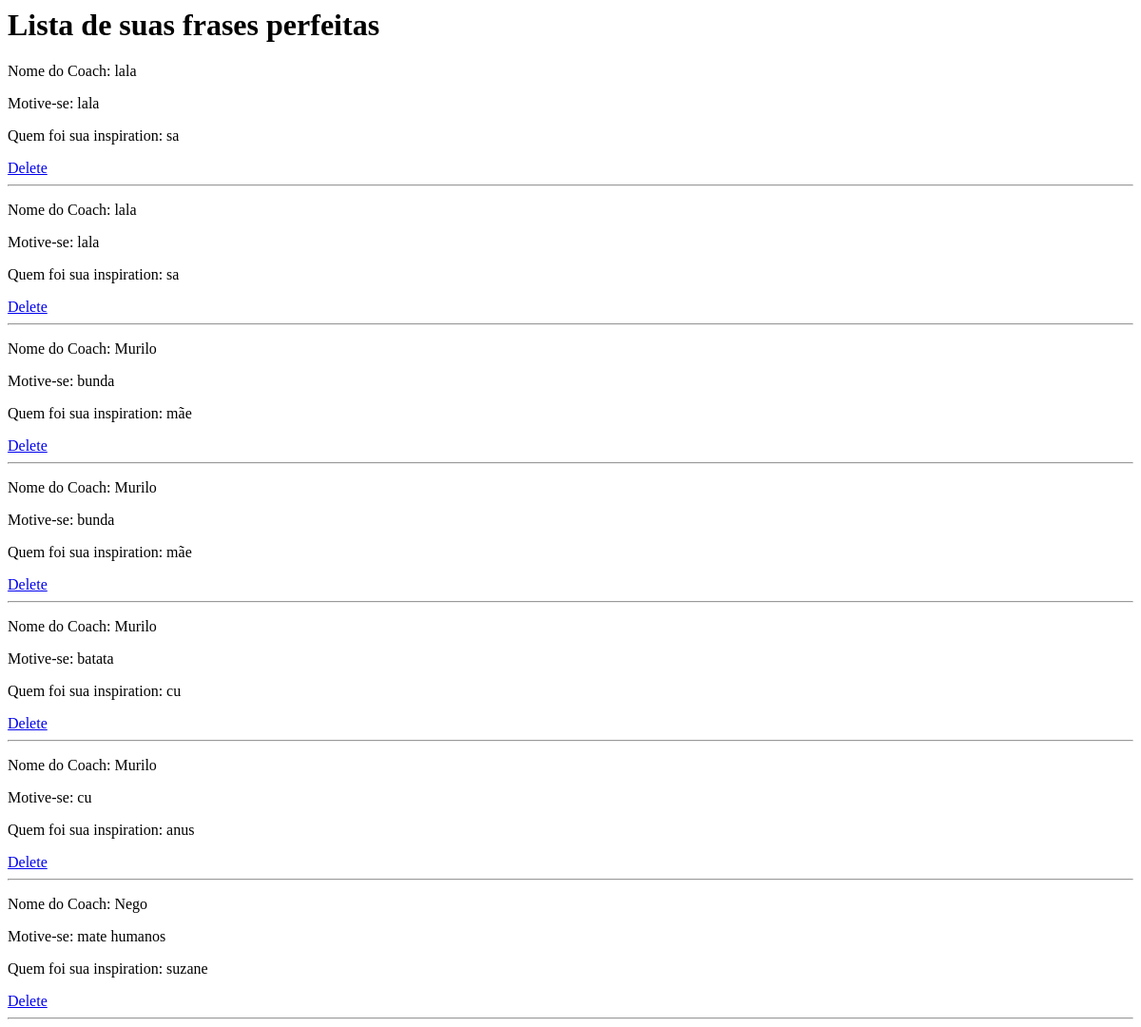
The page /listar/coachs on the database as committed earlier.
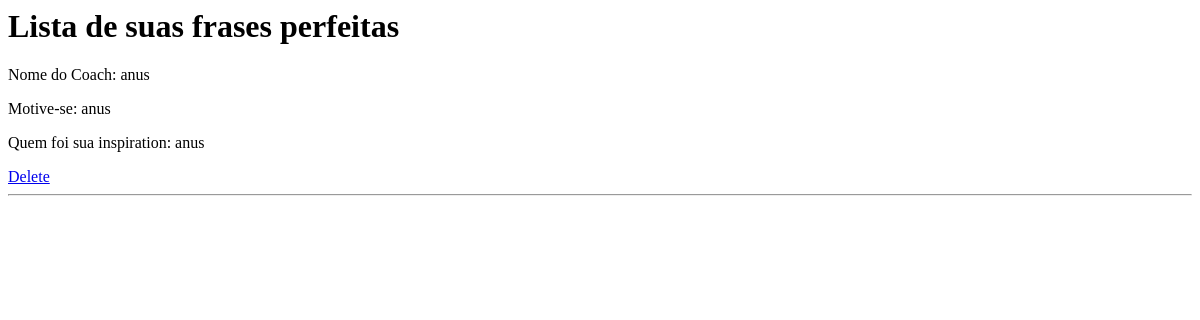
The same page on the database as committed later.
### website/models.py (models this page shows)
class Coach(models.Model):
    nome = models.CharField(max_length=255, verbose_name='Nome')
    frase = models.TextField()
    inspirador = models.CharField(max_length=255, null=True, blank=True)
    criado_em =  models.DateTimeField(default=timezone.now)
    ativo = models.BooleanField(default=True)

### website/views.py (the view)
# urls.py: path('listar/coachs', views.listar_coachs),
def listar_coachs(request):
    lista_objetos = Coach.objects.filter(ativo = True)
    args = {
        'listar_coachs': lista_objetos
    }
    return render(request, 'listar_coachs.html', args)

### website/templates/listar_coachs.html
{% block content %}
<h1><marquee>Lista de suas frases perfeitas</marquee></h1>
{% for item in listar_coachs %}
    <p>Nome do Coach: {{item.nome}}</p>
    <p>Motive-se: {{item.frase}}</p>
    <p>Quem foi sua inspiration: {{item.inspirador}}</p>
    <a href="/listar/delete/{{item.id}}">Delete</a>
    <hr>
{% endfor %}
{% endblock %}

Rows that differ between the two databases and show on the page:
no longer on this page (row edited): Coach: nome "lala", frase "lala", inspirador "sa"
no longer on this page (row edited): Coach: nome "lala", frase "lala", inspirador "sa"
no longer on this page (row edited): Coach: nome "Murilo", frase "bunda", inspirador "mãe"
no longer on this page (row edited): Coach: nome "Murilo", frase "bunda", inspirador "mãe"
no longer on this page (row edited): Coach: nome "Murilo", frase "batata", inspirador "cu"
no longer on this page (row edited): Coach: nome "Murilo", frase "cu", inspirador "anus"
no longer on this page (row edited): Coach: nome "Nego", frase "mate humanos", inspirador "suzane"
added Coach: nome "anus", frase "anus", inspirador "anus"
